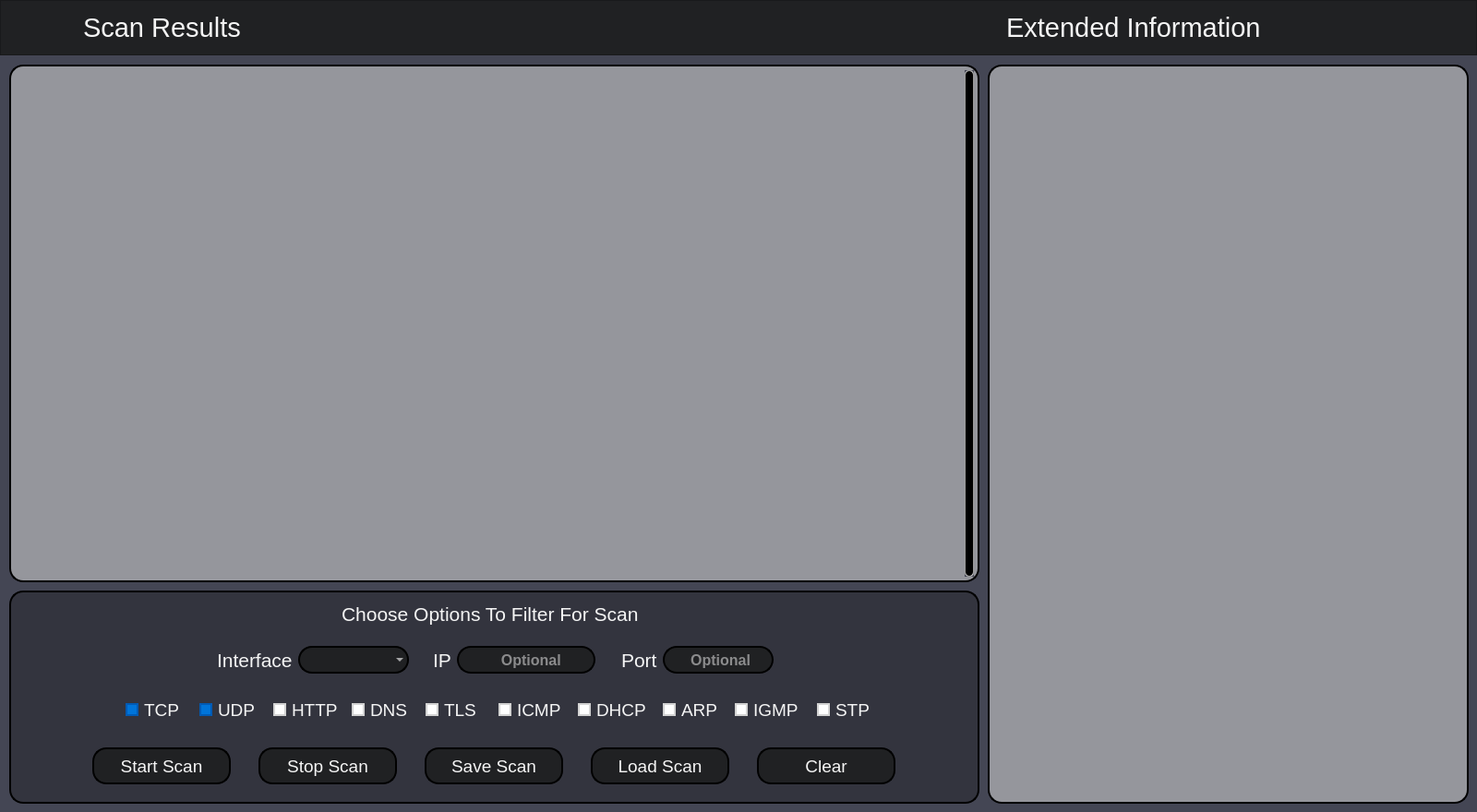
<?xml version="1.0" encoding="UTF-8"?>
<ui version="4.0">
 <class>SniffSerpent</class>
 <widget class="QMainWindow" name="SniffSerpent">
  <property name="enabled">
   <bool>true</bool>
  </property>
  <property name="geometry">
   <rect>
    <x>0</x>
    <y>0</y>
    <width>1600</width>
    <height>880</height>
   </rect>
  </property>
  <property name="minimumSize">
   <size>
    <width>1600</width>
    <height>880</height>
   </size>
  </property>
  <property name="maximumSize">
   <size>
    <width>1600</width>
    <height>880</height>
   </size>
  </property>
  <property name="windowTitle">
   <string>SniffSerpent</string>
  </property>
  <property name="styleSheet">
   <string notr="true">QWidget {
    background-color: rgba(68,70,84,255);
    color: rgb(245,245,245);
}

QScrollBar:vertical, QScrollBar:horizontal {
    background-color: rgb(250, 250, 250);
    border: 1px solid rgb(153, 153, 153);
    width: 10px;
    height: 10px; 
    margin: 0px 0px 0px 0px;
    border-radius: 4px;
}

QScrollBar::handle:vertical, QScrollBar::handle:horizontal {
    background-color: black;
    min-height: 100px;
    border: 0px solid black;
    border-radius: 4px;
}

QScrollBar::add-line:vertical, QScrollBar::add-line:horizontal {
    height: 0px;
    subcontrol-position: bottom;
    subcontrol-origin: margin;
}

QScrollBar::sub-line:vertical, QScrollBar::sub-line:horizontal {
    height: 0px;
    subcontrol-position: top;
    subcontrol-origin: margin;
}

QListView::item:hover { 
   background-color: rgb(173, 174, 184); 
   color: black;
   border: 1px solid black;
}

QListView::item:selected { 
   background-color: rgb(187, 188, 196);
   color: black;
   border: 1px solid black;
}

QToolTip { 
   color: rgb(245,245,245);
   background-color: rgba(46, 47, 56, 0.8);
   border: 1px solid rgb(102,102,102);
}</string>
  </property>
  <widget class="QWidget" name="centralwidget">
   <widget class="QListView" name="PacketList">
    <property name="geometry">
     <rect>
      <x>10</x>
      <y>70</y>
      <width>1051</width>
      <height>561</height>
     </rect>
    </property>
    <property name="minimumSize">
     <size>
      <width>1051</width>
      <height>561</height>
     </size>
    </property>
    <property name="maximumSize">
     <size>
      <width>1051</width>
      <height>561</height>
     </size>
    </property>
    <property name="font">
     <font>
      <family>Segoe UI</family>
      <pointsize>13</pointsize>
     </font>
    </property>
    <property name="cursor" stdset="0">
     <cursorShape>ArrowCursor</cursorShape>
    </property>
    <property name="focusPolicy">
     <enum>Qt::FocusPolicy::NoFocus</enum>
    </property>
    <property name="styleSheet">
     <string notr="true">QListView {
   background-color: rgba(204, 204, 204, 0.6);
   color: black;
   border-radius: 15px;
   border-style: outset;
   border-width: 2px;
   border-radius: 15px;
   border-color: black;	
   padding: 4px;
}
</string>
    </property>
    <property name="verticalScrollBarPolicy">
     <enum>Qt::ScrollBarPolicy::ScrollBarAlwaysOn</enum>
    </property>
    <property name="horizontalScrollBarPolicy">
     <enum>Qt::ScrollBarPolicy::ScrollBarAsNeeded</enum>
    </property>
    <property name="sizeAdjustPolicy">
     <enum>QAbstractScrollArea::SizeAdjustPolicy::AdjustIgnored</enum>
    </property>
    <property name="autoScroll">
     <bool>true</bool>
    </property>
    <property name="editTriggers">
     <set>QAbstractItemView::EditTrigger::NoEditTriggers</set>
    </property>
   </widget>
   <widget class="QFrame" name="OptionsFrame">
    <property name="geometry">
     <rect>
      <x>10</x>
      <y>640</y>
      <width>1051</width>
      <height>231</height>
     </rect>
    </property>
    <property name="minimumSize">
     <size>
      <width>1051</width>
      <height>231</height>
     </size>
    </property>
    <property name="maximumSize">
     <size>
      <width>1051</width>
      <height>231</height>
     </size>
    </property>
    <property name="styleSheet">
     <string notr="true">#OptionsFrame {
	background-color: rgba(46, 47, 56,0.8);
	border-radius: 15px;
	border-style: outset;
	border-width: 2px;
	border-radius: 15px;
	border-color: black;	
	padding: 4px;
}

</string>
    </property>
    <property name="frameShape">
     <enum>QFrame::Shape::StyledPanel</enum>
    </property>
    <property name="frameShadow">
     <enum>QFrame::Shadow::Raised</enum>
    </property>
    <widget class="QLabel" name="FiltherLabel">
     <property name="geometry">
      <rect>
       <x>360</x>
       <y>10</y>
       <width>340</width>
       <height>30</height>
      </rect>
     </property>
     <property name="minimumSize">
      <size>
       <width>340</width>
       <height>30</height>
      </size>
     </property>
     <property name="maximumSize">
      <size>
       <width>340</width>
       <height>30</height>
      </size>
     </property>
     <property name="font">
      <font>
       <family>Arial</family>
       <pointsize>16</pointsize>
      </font>
     </property>
     <property name="styleSheet">
      <string notr="true">QLabel {
   background-color: none;
   border: none;
}</string>
     </property>
     <property name="text">
      <string>Choose Options To Filter For Scan</string>
     </property>
    </widget>
    <widget class="QCheckBox" name="UDPCheckBox">
     <property name="geometry">
      <rect>
       <x>206</x>
       <y>110</y>
       <width>65</width>
       <height>39</height>
      </rect>
     </property>
     <property name="maximumSize">
      <size>
       <width>65</width>
       <height>39</height>
      </size>
     </property>
     <property name="font">
      <font>
       <family>Arial</family>
       <pointsize>14</pointsize>
      </font>
     </property>
     <property name="cursor">
      <cursorShape>PointingHandCursor</cursorShape>
     </property>
     <property name="focusPolicy">
      <enum>Qt::FocusPolicy::ClickFocus</enum>
     </property>
     <property name="styleSheet">
      <string notr="true">QCheckBox {
   background-color: none;
}

QCheckBox::indicator {
    background-color: none;
}

QCheckBox::indicator:checked {
    background-color: rgb(0, 116, 217);
    border: 2px solid rgb(0, 90, 180);
}

QCheckBox::indicator:unchecked {
    background-color: white;
    border: 2px solid lightgray;
}

QCheckBox::indicator:hover {
    border: 2px solid rgb(0, 116, 217);
}

QCheckBox::indicator:pressed {
    background-color: rgb(0, 80, 150);
    border: 2px solid rgb(0, 60, 120);
}</string>
     </property>
     <property name="text">
      <string>UDP</string>
     </property>
     <property name="checked">
      <bool>true</bool>
     </property>
    </widget>
    <widget class="QCheckBox" name="ICMPCheckBox">
     <property name="geometry">
      <rect>
       <x>530</x>
       <y>110</y>
       <width>75</width>
       <height>39</height>
      </rect>
     </property>
     <property name="maximumSize">
      <size>
       <width>75</width>
       <height>39</height>
      </size>
     </property>
     <property name="font">
      <font>
       <family>Arial</family>
       <pointsize>14</pointsize>
      </font>
     </property>
     <property name="cursor">
      <cursorShape>PointingHandCursor</cursorShape>
     </property>
     <property name="focusPolicy">
      <enum>Qt::FocusPolicy::ClickFocus</enum>
     </property>
     <property name="styleSheet">
      <string notr="true">QCheckBox {
   background-color: none;
}

QCheckBox::indicator {
    background-color: none;
}

QCheckBox::indicator:checked {
    background-color: rgb(0, 116, 217);
    border: 2px solid rgb(0, 90, 180);
}

QCheckBox::indicator:unchecked {
    background-color: white;
    border: 2px solid lightgray;
}

QCheckBox::indicator:hover {
    border: 2px solid rgb(0, 116, 217);
}

QCheckBox::indicator:pressed {
    background-color: rgb(0, 80, 150);
    border: 2px solid rgb(0, 60, 120);
}</string>
     </property>
     <property name="text">
      <string>ICMP</string>
     </property>
     <property name="checked">
      <bool>false</bool>
     </property>
    </widget>
    <widget class="QCheckBox" name="ARPCheckBox">
     <property name="geometry">
      <rect>
       <x>708</x>
       <y>110</y>
       <width>65</width>
       <height>39</height>
      </rect>
     </property>
     <property name="maximumSize">
      <size>
       <width>65</width>
       <height>39</height>
      </size>
     </property>
     <property name="font">
      <font>
       <family>Arial</family>
       <pointsize>14</pointsize>
      </font>
     </property>
     <property name="cursor">
      <cursorShape>PointingHandCursor</cursorShape>
     </property>
     <property name="focusPolicy">
      <enum>Qt::FocusPolicy::ClickFocus</enum>
     </property>
     <property name="styleSheet">
      <string notr="true">QCheckBox {
   background-color: none;
}

QCheckBox::indicator {
    background-color: none;
}

QCheckBox::indicator:checked {
    background-color: rgb(0, 116, 217);
    border: 2px solid rgb(0, 90, 180);
}

QCheckBox::indicator:unchecked {
    background-color: white;
    border: 2px solid lightgray;
}

QCheckBox::indicator:hover {
    border: 2px solid rgb(0, 116, 217);
}

QCheckBox::indicator:pressed {
    background-color: rgb(0, 80, 150);
    border: 2px solid rgb(0, 60, 120);
}</string>
     </property>
     <property name="text">
      <string>ARP</string>
     </property>
     <property name="checked">
      <bool>false</bool>
     </property>
    </widget>
    <widget class="QCheckBox" name="STPCheckBox">
     <property name="geometry">
      <rect>
       <x>875</x>
       <y>110</y>
       <width>65</width>
       <height>39</height>
      </rect>
     </property>
     <property name="maximumSize">
      <size>
       <width>65</width>
       <height>39</height>
      </size>
     </property>
     <property name="font">
      <font>
       <family>Arial</family>
       <pointsize>14</pointsize>
      </font>
     </property>
     <property name="cursor">
      <cursorShape>PointingHandCursor</cursorShape>
     </property>
     <property name="focusPolicy">
      <enum>Qt::FocusPolicy::ClickFocus</enum>
     </property>
     <property name="styleSheet">
      <string notr="true">QCheckBox {
   background-color: none;
}

QCheckBox::indicator {
    background-color: none;
}

QCheckBox::indicator:checked {
    background-color: rgb(0, 116, 217);
    border: 2px solid rgb(0, 90, 180);
}

QCheckBox::indicator:unchecked {
    background-color: white;
    border: 2px solid lightgray;
}

QCheckBox::indicator:hover {
    border: 2px solid rgb(0, 116, 217);
}

QCheckBox::indicator:pressed {
    background-color: rgb(0, 80, 150);
    border: 2px solid rgb(0, 60, 120);
}</string>
     </property>
     <property name="text">
      <string>STP</string>
     </property>
     <property name="checked">
      <bool>false</bool>
     </property>
    </widget>
    <widget class="QCheckBox" name="DNSCheckBox">
     <property name="geometry">
      <rect>
       <x>371</x>
       <y>110</y>
       <width>65</width>
       <height>39</height>
      </rect>
     </property>
     <property name="maximumSize">
      <size>
       <width>65</width>
       <height>39</height>
      </size>
     </property>
     <property name="font">
      <font>
       <family>Arial</family>
       <pointsize>14</pointsize>
      </font>
     </property>
     <property name="cursor">
      <cursorShape>PointingHandCursor</cursorShape>
     </property>
     <property name="focusPolicy">
      <enum>Qt::FocusPolicy::ClickFocus</enum>
     </property>
     <property name="styleSheet">
      <string notr="true">QCheckBox {
   background-color: none;
}

QCheckBox::indicator {
    background-color: none;
}

QCheckBox::indicator:checked {
    background-color: rgb(0, 116, 217);
    border: 2px solid rgb(0, 90, 180);
}

QCheckBox::indicator:unchecked {
    background-color: white;
    border: 2px solid lightgray;
}

QCheckBox::indicator:hover {
    border: 2px solid rgb(0, 116, 217);
}

QCheckBox::indicator:pressed {
    background-color: rgb(0, 80, 150);
    border: 2px solid rgb(0, 60, 120);
}</string>
     </property>
     <property name="text">
      <string>DNS</string>
     </property>
     <property name="checked">
      <bool>false</bool>
     </property>
    </widget>
    <widget class="QCheckBox" name="TCPCheckBox">
     <property name="enabled">
      <bool>true</bool>
     </property>
     <property name="geometry">
      <rect>
       <x>126</x>
       <y>110</y>
       <width>65</width>
       <height>39</height>
      </rect>
     </property>
     <property name="maximumSize">
      <size>
       <width>65</width>
       <height>39</height>
      </size>
     </property>
     <property name="font">
      <font>
       <family>Arial</family>
       <pointsize>14</pointsize>
      </font>
     </property>
     <property name="cursor">
      <cursorShape>PointingHandCursor</cursorShape>
     </property>
     <property name="focusPolicy">
      <enum>Qt::FocusPolicy::ClickFocus</enum>
     </property>
     <property name="styleSheet">
      <string notr="true">QCheckBox {
   background-color: none;
}

QCheckBox::indicator {
    background-color: none;
}

QCheckBox::indicator:checked {
    background-color: rgb(0, 116, 217);
    border: 2px solid rgb(0, 90, 180);
}

QCheckBox::indicator:unchecked {
    background-color: white;
    border: 2px solid lightgray;
}

QCheckBox::indicator:hover {
    border: 2px solid rgb(0, 116, 217);
}

QCheckBox::indicator:pressed {
    background-color: rgb(0, 80, 150);
    border: 2px solid rgb(0, 60, 120);
}</string>
     </property>
     <property name="text">
      <string>TCP</string>
     </property>
     <property name="checked">
      <bool>true</bool>
     </property>
    </widget>
    <widget class="QPushButton" name="StartScanButton">
     <property name="enabled">
      <bool>true</bool>
     </property>
     <property name="geometry">
      <rect>
       <x>90</x>
       <y>170</y>
       <width>150</width>
       <height>40</height>
      </rect>
     </property>
     <property name="minimumSize">
      <size>
       <width>150</width>
       <height>40</height>
      </size>
     </property>
     <property name="maximumSize">
      <size>
       <width>150</width>
       <height>40</height>
      </size>
     </property>
     <property name="font">
      <font>
       <family>Arial</family>
       <pointsize>14</pointsize>
      </font>
     </property>
     <property name="cursor">
      <cursorShape>PointingHandCursor</cursorShape>
     </property>
     <property name="focusPolicy">
      <enum>Qt::FocusPolicy::ClickFocus</enum>
     </property>
     <property name="toolTip">
      <string>&lt;html&gt;&lt;head/&gt;&lt;body&gt;&lt;p&gt;&lt;span style=&quot; font-size:10pt;&quot;&gt;Start packet scan and analysis.&lt;/span&gt;&lt;/p&gt;&lt;/body&gt;&lt;/html&gt;</string>
     </property>
     <property name="styleSheet">
      <string notr="true">QPushButton {
    background-color: rgba(32,33,35,255);
	border-radius: 15px;
	border-style: outset;
	border-width: 2px;
	border-radius: 15px;
	border-color: black;
	padding: 4px;
}

QPushButton:hover {
    background-color: rgb(87, 89, 101);
    border-radius: 15px;
	border-style: outset;
	border-width: 2px;
	border-radius: 15px;
	border-color: black;
	padding: 4px;
}

QPushButton:pressed {
   background-color:rgb(177, 185, 187);
}

QPushButton:disabled {
    background-color:rgb(140, 140, 140);
    color: black; 
}</string>
     </property>
     <property name="text">
      <string>Start Scan</string>
     </property>
    </widget>
    <widget class="QPushButton" name="StopScanButton">
     <property name="geometry">
      <rect>
       <x>270</x>
       <y>170</y>
       <width>150</width>
       <height>40</height>
      </rect>
     </property>
     <property name="minimumSize">
      <size>
       <width>150</width>
       <height>40</height>
      </size>
     </property>
     <property name="maximumSize">
      <size>
       <width>150</width>
       <height>40</height>
      </size>
     </property>
     <property name="font">
      <font>
       <family>Arial</family>
       <pointsize>14</pointsize>
      </font>
     </property>
     <property name="cursor">
      <cursorShape>PointingHandCursor</cursorShape>
     </property>
     <property name="focusPolicy">
      <enum>Qt::FocusPolicy::ClickFocus</enum>
     </property>
     <property name="toolTip">
      <string>&lt;html&gt;&lt;head/&gt;&lt;body&gt;&lt;p&gt;&lt;span style=&quot; font-size:10pt;&quot;&gt;Stop packet scan and analysis.&lt;/span&gt;&lt;/p&gt;&lt;/body&gt;&lt;/html&gt;</string>
     </property>
     <property name="styleSheet">
      <string notr="true">QPushButton {
    background-color: rgba(32,33,35,255);
	border-radius: 15px;
	border-style: outset;
	border-width: 2px;
	border-radius: 15px;
	border-color: black;
	padding: 4px;
}

QPushButton:hover {
    background-color: rgb(87, 89, 101);
    border-radius: 15px;
	border-style: outset;
	border-width: 2px;
	border-radius: 15px;
	border-color: black;
	padding: 4px;
}

QPushButton:pressed {
   background-color:rgb(177, 185, 187);
}

QPushButton:disabled {
    background-color: rgb(140, 140, 140);
    color: black; 
}</string>
     </property>
     <property name="text">
      <string>Stop Scan</string>
     </property>
    </widget>
    <widget class="QPushButton" name="SaveScanButton">
     <property name="geometry">
      <rect>
       <x>450</x>
       <y>170</y>
       <width>150</width>
       <height>40</height>
      </rect>
     </property>
     <property name="minimumSize">
      <size>
       <width>150</width>
       <height>40</height>
      </size>
     </property>
     <property name="maximumSize">
      <size>
       <width>150</width>
       <height>40</height>
      </size>
     </property>
     <property name="font">
      <font>
       <family>Arial</family>
       <pointsize>14</pointsize>
      </font>
     </property>
     <property name="cursor">
      <cursorShape>PointingHandCursor</cursorShape>
     </property>
     <property name="focusPolicy">
      <enum>Qt::FocusPolicy::ClickFocus</enum>
     </property>
     <property name="toolTip">
      <string>&lt;html&gt;&lt;head/&gt;&lt;body&gt;&lt;p&gt;&lt;span style=&quot; font-size:10pt;&quot;&gt;Save scan in text file or PCAP file.&lt;/span&gt;&lt;/p&gt;&lt;/body&gt;&lt;/html&gt;</string>
     </property>
     <property name="styleSheet">
      <string notr="true">QPushButton {
    background-color: rgba(32,33,35,255);
	border-radius: 15px;
	border-style: outset;
	border-width: 2px;
	border-radius: 15px;
	border-color: black;
	padding: 4px;
}

QPushButton:hover {
    background-color: rgb(87, 89, 101);
    border-radius: 15px;
	border-style: outset;
	border-width: 2px;
	border-radius: 15px;
	border-color: black;
	padding: 4px;
}

QPushButton:pressed {
   background-color:rgb(177, 185, 187);
}

QPushButton:disabled {
    background-color: rgb(140, 140, 140);
    color: black; 
}</string>
     </property>
     <property name="text">
      <string>Save Scan</string>
     </property>
    </widget>
    <widget class="QPushButton" name="ClearButton">
     <property name="geometry">
      <rect>
       <x>810</x>
       <y>170</y>
       <width>150</width>
       <height>40</height>
      </rect>
     </property>
     <property name="minimumSize">
      <size>
       <width>150</width>
       <height>40</height>
      </size>
     </property>
     <property name="maximumSize">
      <size>
       <width>150</width>
       <height>40</height>
      </size>
     </property>
     <property name="font">
      <font>
       <family>Arial</family>
       <pointsize>14</pointsize>
      </font>
     </property>
     <property name="cursor">
      <cursorShape>PointingHandCursor</cursorShape>
     </property>
     <property name="focusPolicy">
      <enum>Qt::FocusPolicy::ClickFocus</enum>
     </property>
     <property name="toolTip">
      <string>&lt;html&gt;&lt;head/&gt;&lt;body&gt;&lt;p&gt;&lt;span style=&quot; font-size:10pt;&quot;&gt;Clear screen contents.&lt;/span&gt;&lt;/p&gt;&lt;/body&gt;&lt;/html&gt;</string>
     </property>
     <property name="styleSheet">
      <string notr="true">QPushButton {
    background-color: rgba(32,33,35,255);
	border-radius: 15px;
	border-style: outset;
	border-width: 2px;
	border-radius: 15px;
	border-color: black;
	padding: 4px;
}

QPushButton:hover {
    background-color: rgb(87, 89, 101);
    border-radius: 15px;
	border-style: outset;
	border-width: 2px;
	border-radius: 15px;
	border-color: black;
	padding: 4px;
}

QPushButton:pressed {
   background-color:rgb(177, 185, 187);
}

QPushButton:disabled {
    background-color: rgb(140, 140, 140);
    color: black; 
}</string>
     </property>
     <property name="text">
      <string>Clear</string>
     </property>
    </widget>
    <widget class="QLineEdit" name="IPLineEdit">
     <property name="geometry">
      <rect>
       <x>485</x>
       <y>60</y>
       <width>150</width>
       <height>30</height>
      </rect>
     </property>
     <property name="minimumSize">
      <size>
       <width>150</width>
       <height>30</height>
      </size>
     </property>
     <property name="maximumSize">
      <size>
       <width>150</width>
       <height>30</height>
      </size>
     </property>
     <property name="font">
      <font>
       <family>Arial</family>
       <pointsize>12</pointsize>
       <bold>true</bold>
      </font>
     </property>
     <property name="focusPolicy">
      <enum>Qt::FocusPolicy::ClickFocus</enum>
     </property>
     <property name="toolTip">
      <string>&lt;html&gt;&lt;head/&gt;&lt;body&gt;&lt;p&gt;&lt;span style=&quot; font-size:10pt; font-weight:400;&quot;&gt;Enter valid IP address (e.g., 172.16.254.1).&lt;/span&gt;&lt;/p&gt;&lt;/body&gt;&lt;/html&gt;</string>
     </property>
     <property name="styleSheet">
      <string notr="true">QLineEdit {
   background-color: rgba(32,33,35,255);
   border-radius: 15px;
   border-style: outset;
   border-width: 2px;
   border-radius: 15px;
   border-color: black;	
   padding: 4px;
}</string>
     </property>
     <property name="inputMask">
      <string/>
     </property>
     <property name="text">
      <string/>
     </property>
     <property name="maxLength">
      <number>27</number>
     </property>
     <property name="echoMode">
      <enum>QLineEdit::EchoMode::Normal</enum>
     </property>
     <property name="placeholderText">
      <string>         Optional</string>
     </property>
    </widget>
    <widget class="QLabel" name="PortLabel">
     <property name="geometry">
      <rect>
       <x>663</x>
       <y>60</y>
       <width>45</width>
       <height>30</height>
      </rect>
     </property>
     <property name="minimumSize">
      <size>
       <width>45</width>
       <height>30</height>
      </size>
     </property>
     <property name="maximumSize">
      <size>
       <width>0</width>
       <height>0</height>
      </size>
     </property>
     <property name="font">
      <font>
       <family>Arial</family>
       <pointsize>16</pointsize>
      </font>
     </property>
     <property name="styleSheet">
      <string notr="true">QLabel {
   background-color: none;
   border: none;
}</string>
     </property>
     <property name="text">
      <string>Port</string>
     </property>
    </widget>
    <widget class="QLineEdit" name="PortLineEdit">
     <property name="geometry">
      <rect>
       <x>708</x>
       <y>60</y>
       <width>120</width>
       <height>30</height>
      </rect>
     </property>
     <property name="sizePolicy">
      <sizepolicy hsizetype="Expanding" vsizetype="Fixed">
       <horstretch>0</horstretch>
       <verstretch>0</verstretch>
      </sizepolicy>
     </property>
     <property name="minimumSize">
      <size>
       <width>120</width>
       <height>30</height>
      </size>
     </property>
     <property name="maximumSize">
      <size>
       <width>120</width>
       <height>30</height>
      </size>
     </property>
     <property name="font">
      <font>
       <family>Arial</family>
       <pointsize>12</pointsize>
       <bold>true</bold>
      </font>
     </property>
     <property name="focusPolicy">
      <enum>Qt::FocusPolicy::ClickFocus</enum>
     </property>
     <property name="toolTip">
      <string>&lt;html&gt;&lt;head/&gt;&lt;body&gt;&lt;p&gt;&lt;span style=&quot; font-size:10pt; font-weight:400;&quot;&gt;Enter valid port from 0 to 65535.&lt;/span&gt;&lt;/p&gt;&lt;/body&gt;&lt;/html&gt;</string>
     </property>
     <property name="styleSheet">
      <string notr="true">QLineEdit {
   background-color: rgba(32,33,35,255);
   border-radius: 15px;
   border-style: outset;
   border-width: 2px;
   border-radius: 15px;
   border-color: black;	  
   padding: 4px;
}</string>
     </property>
     <property name="maxLength">
      <number>5</number>
     </property>
     <property name="placeholderText">
      <string>     Optional</string>
     </property>
    </widget>
    <widget class="QLabel" name="IPLabel">
     <property name="geometry">
      <rect>
       <x>459</x>
       <y>60</y>
       <width>20</width>
       <height>30</height>
      </rect>
     </property>
     <property name="minimumSize">
      <size>
       <width>20</width>
       <height>30</height>
      </size>
     </property>
     <property name="maximumSize">
      <size>
       <width>0</width>
       <height>0</height>
      </size>
     </property>
     <property name="font">
      <font>
       <family>Arial</family>
       <pointsize>16</pointsize>
      </font>
     </property>
     <property name="styleSheet">
      <string notr="true">QLabel {
   background-color: none;
   border: none;
}</string>
     </property>
     <property name="text">
      <string>IP</string>
     </property>
    </widget>
    <widget class="QCheckBox" name="HTTPCheckBox">
     <property name="enabled">
      <bool>true</bool>
     </property>
     <property name="geometry">
      <rect>
       <x>286</x>
       <y>110</y>
       <width>75</width>
       <height>39</height>
      </rect>
     </property>
     <property name="maximumSize">
      <size>
       <width>75</width>
       <height>39</height>
      </size>
     </property>
     <property name="font">
      <font>
       <family>Arial</family>
       <pointsize>14</pointsize>
      </font>
     </property>
     <property name="cursor">
      <cursorShape>PointingHandCursor</cursorShape>
     </property>
     <property name="focusPolicy">
      <enum>Qt::FocusPolicy::ClickFocus</enum>
     </property>
     <property name="styleSheet">
      <string notr="true">QCheckBox {
   background-color: none;
}

QCheckBox::indicator {
    background-color: none;
}

QCheckBox::indicator:checked {
    background-color: rgb(0, 116, 217);
    border: 2px solid rgb(0, 90, 180);
}

QCheckBox::indicator:unchecked {
    background-color: white;
    border: 2px solid lightgray;
}

QCheckBox::indicator:hover {
    border: 2px solid rgb(0, 116, 217);
}

QCheckBox::indicator:pressed {
    background-color: rgb(0, 80, 150);
    border: 2px solid rgb(0, 60, 120);
}</string>
     </property>
     <property name="text">
      <string>HTTP</string>
     </property>
     <property name="checked">
      <bool>false</bool>
     </property>
    </widget>
    <widget class="QCheckBox" name="TLSCheckBox">
     <property name="geometry">
      <rect>
       <x>451</x>
       <y>110</y>
       <width>65</width>
       <height>39</height>
      </rect>
     </property>
     <property name="maximumSize">
      <size>
       <width>65</width>
       <height>39</height>
      </size>
     </property>
     <property name="font">
      <font>
       <family>Arial</family>
       <pointsize>14</pointsize>
      </font>
     </property>
     <property name="cursor">
      <cursorShape>PointingHandCursor</cursorShape>
     </property>
     <property name="focusPolicy">
      <enum>Qt::FocusPolicy::ClickFocus</enum>
     </property>
     <property name="styleSheet">
      <string notr="true">QCheckBox {
   background-color: none;
}

QCheckBox::indicator {
    background-color: none;
}

QCheckBox::indicator:checked {
    background-color: rgb(0, 116, 217);
    border: 2px solid rgb(0, 90, 180);
}

QCheckBox::indicator:unchecked {
    background-color: white;
    border: 2px solid lightgray;
}

QCheckBox::indicator:hover {
    border: 2px solid rgb(0, 116, 217);
}

QCheckBox::indicator:pressed {
    background-color: rgb(0, 80, 150);
    border: 2px solid rgb(0, 60, 120);
}</string>
     </property>
     <property name="text">
      <string>TLS</string>
     </property>
     <property name="checked">
      <bool>false</bool>
     </property>
    </widget>
    <widget class="QFrame" name="ComboBoxFrame">
     <property name="geometry">
      <rect>
       <x>313</x>
       <y>60</y>
       <width>120</width>
       <height>30</height>
      </rect>
     </property>
     <property name="sizePolicy">
      <sizepolicy hsizetype="Preferred" vsizetype="Fixed">
       <horstretch>0</horstretch>
       <verstretch>0</verstretch>
      </sizepolicy>
     </property>
     <property name="minimumSize">
      <size>
       <width>120</width>
       <height>30</height>
      </size>
     </property>
     <property name="maximumSize">
      <size>
       <width>120</width>
       <height>30</height>
      </size>
     </property>
     <property name="styleSheet">
      <string notr="true">QFrame {
   background-color: rgba(32,33,35,255);
   border-radius: 15px;
   border-width: 2px;
   border-radius: 15px;
   padding: 4px;
}</string>
     </property>
     <property name="frameShape">
      <enum>QFrame::Shape::StyledPanel</enum>
     </property>
     <property name="frameShadow">
      <enum>QFrame::Shadow::Raised</enum>
     </property>
     <widget class="QComboBox" name="InterfaceComboBox">
      <property name="geometry">
       <rect>
        <x>0</x>
        <y>0</y>
        <width>120</width>
        <height>30</height>
       </rect>
      </property>
      <property name="sizePolicy">
       <sizepolicy hsizetype="Preferred" vsizetype="Fixed">
        <horstretch>0</horstretch>
        <verstretch>0</verstretch>
       </sizepolicy>
      </property>
      <property name="minimumSize">
       <size>
        <width>120</width>
        <height>30</height>
       </size>
      </property>
      <property name="maximumSize">
       <size>
        <width>120</width>
        <height>30</height>
       </size>
      </property>
      <property name="font">
       <font>
        <family>Arial</family>
        <pointsize>12</pointsize>
        <bold>true</bold>
       </font>
      </property>
      <property name="cursor">
       <cursorShape>PointingHandCursor</cursorShape>
      </property>
      <property name="toolTip">
       <string>&lt;html&gt;&lt;head/&gt;&lt;body&gt;&lt;p&gt;&lt;span style=&quot; font-size:10pt; font-weight:400;&quot;&gt;Current network interface.&lt;/span&gt;&lt;/p&gt;&lt;/body&gt;&lt;/html&gt;</string>
      </property>
      <property name="styleSheet">
       <string notr="true">QComboBox {
    background-color: transparent;
    border-radius: 15px;
    border-style: outset;
    border-width: 2px;
    border-radius: 15px;
    border-color: black;	
    padding: 4px;
}

QComboBox:hover {
    border: 2px solid black
}

QComboBox QAbstractItemView {
    background-color:  rgb(245,245,245);
    selection-background-color: rgb(95, 97, 109);
    color: rgb(0, 0, 0);    
    padding: 10px;
    border: 2px solid black;
    border-radius: 10px;
    padding-left: 5px;
    padding-right: 5px;
}

QComboBox QListView{
    outline: 0px;
}</string>
      </property>
     </widget>
    </widget>
    <widget class="QLabel" name="InterfaceLabel">
     <property name="geometry">
      <rect>
       <x>225</x>
       <y>60</y>
       <width>87</width>
       <height>30</height>
      </rect>
     </property>
     <property name="minimumSize">
      <size>
       <width>87</width>
       <height>30</height>
      </size>
     </property>
     <property name="maximumSize">
      <size>
       <width>87</width>
       <height>30</height>
      </size>
     </property>
     <property name="font">
      <font>
       <family>Arial</family>
       <pointsize>16</pointsize>
      </font>
     </property>
     <property name="styleSheet">
      <string notr="true">QLabel {
   background-color: none;
   border: none;
}</string>
     </property>
     <property name="text">
      <string>Interface</string>
     </property>
    </widget>
    <widget class="QCheckBox" name="IGMPCheckBox">
     <property name="geometry">
      <rect>
       <x>786</x>
       <y>110</y>
       <width>75</width>
       <height>39</height>
      </rect>
     </property>
     <property name="maximumSize">
      <size>
       <width>75</width>
       <height>39</height>
      </size>
     </property>
     <property name="font">
      <font>
       <family>Arial</family>
       <pointsize>14</pointsize>
      </font>
     </property>
     <property name="cursor">
      <cursorShape>PointingHandCursor</cursorShape>
     </property>
     <property name="focusPolicy">
      <enum>Qt::FocusPolicy::ClickFocus</enum>
     </property>
     <property name="styleSheet">
      <string notr="true">QCheckBox {
   background-color: none;
}

QCheckBox::indicator {
    background-color: none;
}

QCheckBox::indicator:checked {
    background-color: rgb(0, 116, 217);
    border: 2px solid rgb(0, 90, 180);
}

QCheckBox::indicator:unchecked {
    background-color: white;
    border: 2px solid lightgray;
}

QCheckBox::indicator:hover {
    border: 2px solid rgb(0, 116, 217);
}

QCheckBox::indicator:pressed {
    background-color: rgb(0, 80, 150);
    border: 2px solid rgb(0, 60, 120);
}</string>
     </property>
     <property name="text">
      <string>IGMP</string>
     </property>
     <property name="checked">
      <bool>false</bool>
     </property>
    </widget>
    <widget class="QCheckBox" name="DHCPCheckBox">
     <property name="geometry">
      <rect>
       <x>616</x>
       <y>110</y>
       <width>77</width>
       <height>39</height>
      </rect>
     </property>
     <property name="maximumSize">
      <size>
       <width>77</width>
       <height>39</height>
      </size>
     </property>
     <property name="font">
      <font>
       <family>Arial</family>
       <pointsize>14</pointsize>
      </font>
     </property>
     <property name="cursor">
      <cursorShape>PointingHandCursor</cursorShape>
     </property>
     <property name="focusPolicy">
      <enum>Qt::FocusPolicy::ClickFocus</enum>
     </property>
     <property name="styleSheet">
      <string notr="true">QCheckBox {
   background-color: none;
}

QCheckBox::indicator {
    background-color: none;
}

QCheckBox::indicator:checked {
    background-color: rgb(0, 116, 217);
    border: 2px solid rgb(0, 90, 180);
}

QCheckBox::indicator:unchecked {
    background-color: white;
    border: 2px solid lightgray;
}

QCheckBox::indicator:hover {
    border: 2px solid rgb(0, 116, 217);
}

QCheckBox::indicator:pressed {
    background-color: rgb(0, 80, 150);
    border: 2px solid rgb(0, 60, 120);
}</string>
     </property>
     <property name="text">
      <string>DHCP</string>
     </property>
     <property name="checked">
      <bool>false</bool>
     </property>
    </widget>
    <widget class="QPushButton" name="LoadScanButton">
     <property name="geometry">
      <rect>
       <x>630</x>
       <y>170</y>
       <width>150</width>
       <height>40</height>
      </rect>
     </property>
     <property name="minimumSize">
      <size>
       <width>150</width>
       <height>40</height>
      </size>
     </property>
     <property name="maximumSize">
      <size>
       <width>150</width>
       <height>40</height>
      </size>
     </property>
     <property name="font">
      <font>
       <family>Arial</family>
       <pointsize>14</pointsize>
      </font>
     </property>
     <property name="cursor">
      <cursorShape>PointingHandCursor</cursorShape>
     </property>
     <property name="focusPolicy">
      <enum>Qt::FocusPolicy::ClickFocus</enum>
     </property>
     <property name="toolTip">
      <string>&lt;html&gt;&lt;head/&gt;&lt;body&gt;&lt;p&gt;&lt;span style=&quot; font-size:10pt;&quot;&gt;Load PCAP file for packet analysis.&lt;/span&gt;&lt;/p&gt;&lt;/body&gt;&lt;/html&gt;</string>
     </property>
     <property name="styleSheet">
      <string notr="true">QPushButton {
    background-color: rgba(32,33,35,255);
	border-radius: 15px;
	border-style: outset;
	border-width: 2px;
	border-radius: 15px;
	border-color: black;
	padding: 4px;
}

QPushButton:hover {
    background-color: rgb(87, 89, 101);
    border-radius: 15px;
	border-style: outset;
	border-width: 2px;
	border-radius: 15px;
	border-color: black;
	padding: 4px;
}

QPushButton:pressed {
   background-color:rgb(177, 185, 187);
}

QPushButton:disabled {
    background-color: rgb(140, 140, 140);
    color: black; 
}</string>
     </property>
     <property name="text">
      <string>Load Scan</string>
     </property>
    </widget>
   </widget>
   <widget class="QTextEdit" name="MoreInfoTextEdit">
    <property name="geometry">
     <rect>
      <x>1070</x>
      <y>70</y>
      <width>521</width>
      <height>801</height>
     </rect>
    </property>
    <property name="minimumSize">
     <size>
      <width>521</width>
      <height>801</height>
     </size>
    </property>
    <property name="maximumSize">
     <size>
      <width>521</width>
      <height>801</height>
     </size>
    </property>
    <property name="font">
     <font>
      <family>Arial</family>
      <pointsize>14</pointsize>
     </font>
    </property>
    <property name="cursor" stdset="0">
     <cursorShape>ArrowCursor</cursorShape>
    </property>
    <property name="mouseTracking">
     <bool>false</bool>
    </property>
    <property name="focusPolicy">
     <enum>Qt::FocusPolicy::NoFocus</enum>
    </property>
    <property name="acceptDrops">
     <bool>false</bool>
    </property>
    <property name="styleSheet">
     <string notr="true">QTextEdit {
   background-color: rgba(204, 204, 204, 0.6);;
   color: black;
   border-radius: 15px;
   border-style: outset;
   border-width: 2px;
   border-radius: 15px;
   border-color: black;	
   padding: 4px;
}</string>
    </property>
    <property name="horizontalScrollBarPolicy">
     <enum>Qt::ScrollBarPolicy::ScrollBarAlwaysOff</enum>
    </property>
    <property name="readOnly">
     <bool>true</bool>
    </property>
   </widget>
   <widget class="QFrame" name="TopFrame">
    <property name="geometry">
     <rect>
      <x>0</x>
      <y>0</y>
      <width>1600</width>
      <height>60</height>
     </rect>
    </property>
    <property name="minimumSize">
     <size>
      <width>1570</width>
      <height>60</height>
     </size>
    </property>
    <property name="maximumSize">
     <size>
      <width>1600</width>
      <height>60</height>
     </size>
    </property>
    <property name="styleSheet">
     <string notr="true">QFrame {
   background-color:  rgba(32,33,35,255);
}</string>
    </property>
    <property name="frameShape">
     <enum>QFrame::Shape::StyledPanel</enum>
    </property>
    <property name="frameShadow">
     <enum>QFrame::Shadow::Raised</enum>
    </property>
    <widget class="QLabel" name="ScanResultsLabel">
     <property name="geometry">
      <rect>
       <x>90</x>
       <y>0</y>
       <width>190</width>
       <height>60</height>
      </rect>
     </property>
     <property name="minimumSize">
      <size>
       <width>190</width>
       <height>60</height>
      </size>
     </property>
     <property name="maximumSize">
      <size>
       <width>190</width>
       <height>60</height>
      </size>
     </property>
     <property name="font">
      <font>
       <family>Arial</family>
       <pointsize>22</pointsize>
       <bold>false</bold>
      </font>
     </property>
     <property name="styleSheet">
      <string notr="true">QLabel {
   background-color: none;
}</string>
     </property>
     <property name="text">
      <string>Scan Results</string>
     </property>
    </widget>
    <widget class="QLabel" name="ExtendedInformationLabel">
     <property name="geometry">
      <rect>
       <x>1090</x>
       <y>0</y>
       <width>290</width>
       <height>60</height>
      </rect>
     </property>
     <property name="minimumSize">
      <size>
       <width>290</width>
       <height>60</height>
      </size>
     </property>
     <property name="maximumSize">
      <size>
       <width>290</width>
       <height>60</height>
      </size>
     </property>
     <property name="font">
      <font>
       <family>Arial</family>
       <pointsize>22</pointsize>
      </font>
     </property>
     <property name="styleSheet">
      <string notr="true">QLabel {
   background-color: none;
}</string>
     </property>
     <property name="text">
      <string>Extended Information</string>
     </property>
    </widget>
    <widget class="QLabel" name="SerpentLabel">
     <property name="geometry">
      <rect>
       <x>0</x>
       <y>6</y>
       <width>65</width>
       <height>50</height>
      </rect>
     </property>
     <property name="minimumSize">
      <size>
       <width>65</width>
       <height>50</height>
      </size>
     </property>
     <property name="maximumSize">
      <size>
       <width>65</width>
       <height>50</height>
      </size>
     </property>
     <property name="font">
      <font>
       <family>Arial</family>
      </font>
     </property>
     <property name="styleSheet">
      <string notr="true">QLabel {
   background-color: none;
}</string>
     </property>
     <property name="text">
      <string/>
     </property>
     <property name="pixmap">
      <pixmap>images/serpentTitle.png</pixmap>
     </property>
    </widget>
    <widget class="QLabel" name="infoLabel">
     <property name="geometry">
      <rect>
       <x>1548</x>
       <y>10</y>
       <width>40</width>
       <height>40</height>
      </rect>
     </property>
     <property name="minimumSize">
      <size>
       <width>40</width>
       <height>40</height>
      </size>
     </property>
     <property name="maximumSize">
      <size>
       <width>40</width>
       <height>40</height>
      </size>
     </property>
     <property name="font">
      <font>
       <family>Arial</family>
      </font>
     </property>
     <property name="cursor">
      <cursorShape>PointingHandCursor</cursorShape>
     </property>
     <property name="toolTip">
      <string>&lt;html&gt;&lt;head/&gt;&lt;body&gt;&lt;p&gt;General information about SniffSerpent.&lt;/p&gt;&lt;/body&gt;&lt;/html&gt;</string>
     </property>
     <property name="styleSheet">
      <string notr="true">QLabel {
   background-color: none;
}</string>
     </property>
     <property name="text">
      <string/>
     </property>
     <property name="pixmap">
      <pixmap>images/infoTitle.png</pixmap>
     </property>
    </widget>
   </widget>
   <zorder>TopFrame</zorder>
   <zorder>PacketList</zorder>
   <zorder>OptionsFrame</zorder>
   <zorder>MoreInfoTextEdit</zorder>
  </widget>
 </widget>
 <resources/>
 <connections/>
</ui>
